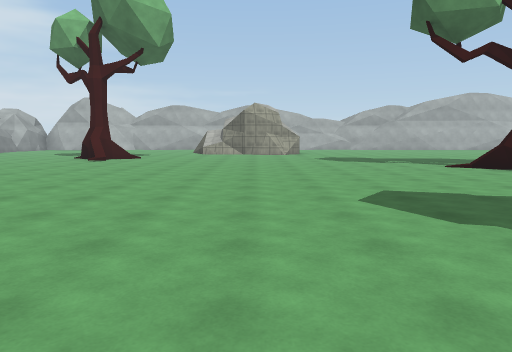
View 1 (above)

22 first-person views from a walk through a scene from a Unity 3-D project. The camera is 1.5 m above the floor, tilts 6° down and sees 70° across. The floor is counted in squares, 2 m on a side. Each view is taken from the middle of a square. On the plan, view 1 faces up. The plan holds only what a view shows up to about 11 squares ahead; the rest is blank. The place goes on beyond the plan. The player is left out. Surface patterns are stand-ins for the level's own textures.

View 2
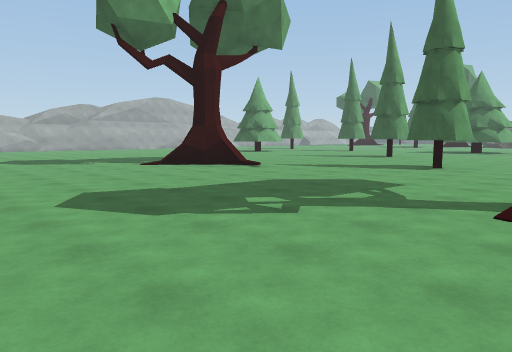

View 3
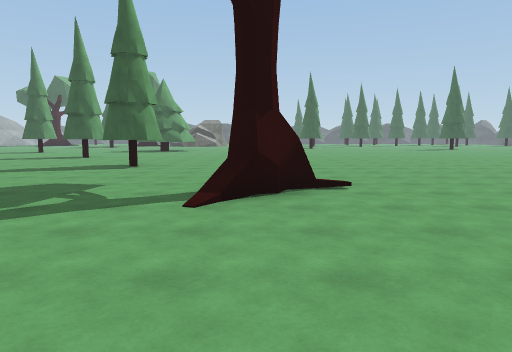

View 4
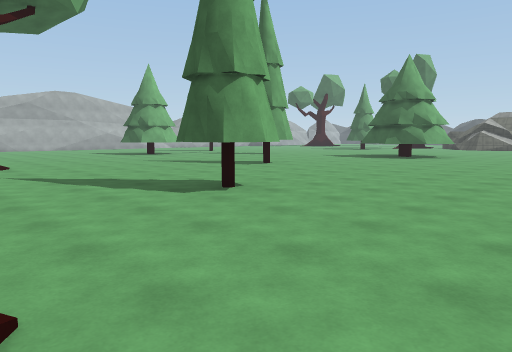

View 5
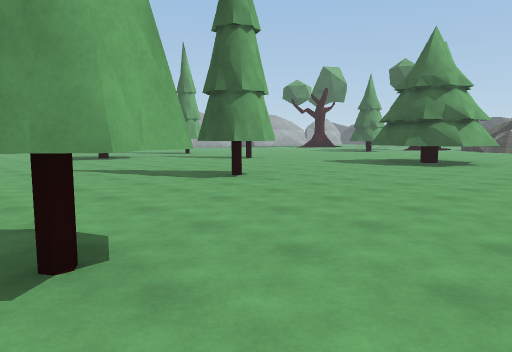

View 6
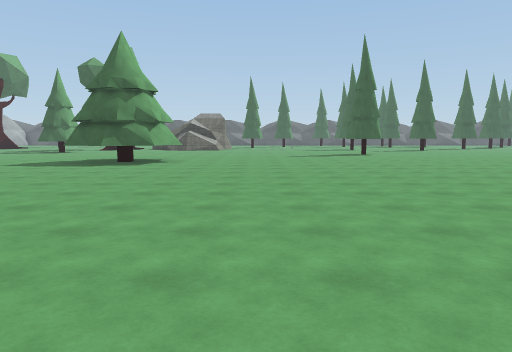

View 7
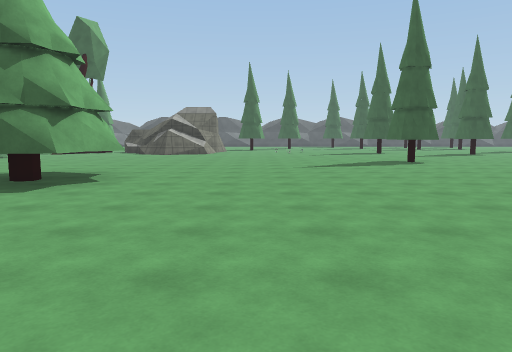

View 8
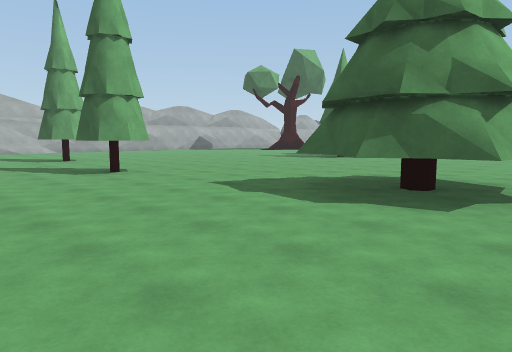

View 9
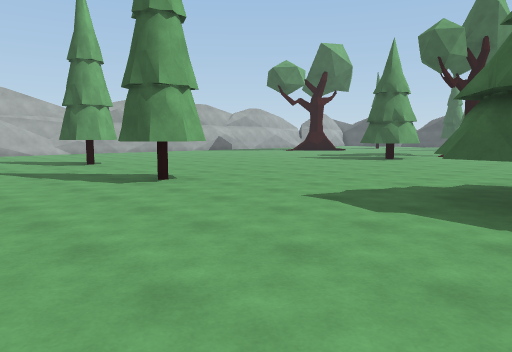

View 10
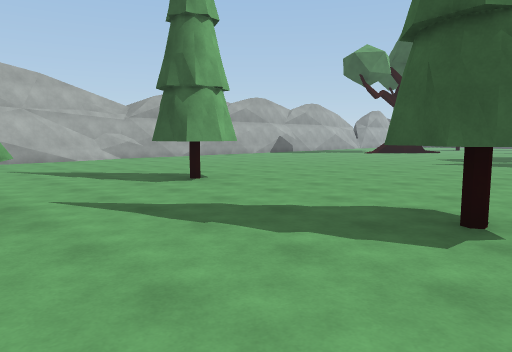

View 11
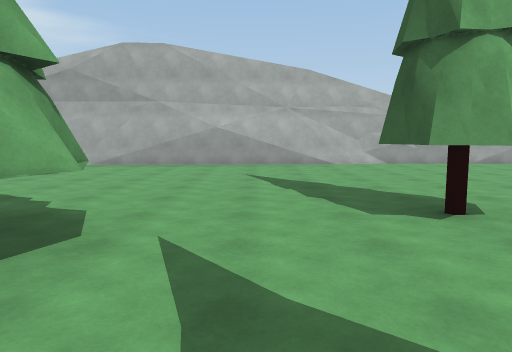

View 12
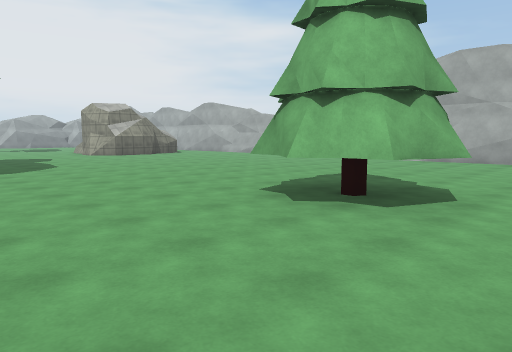

View 13
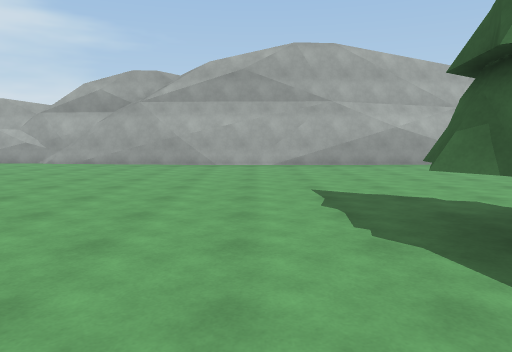

View 14
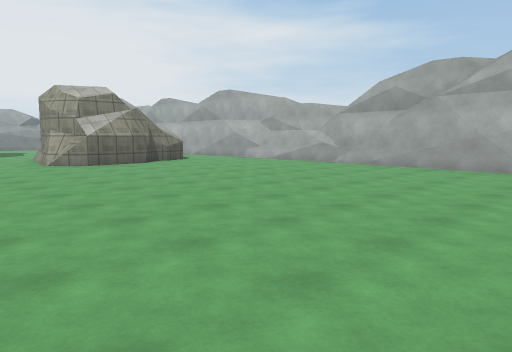

View 15
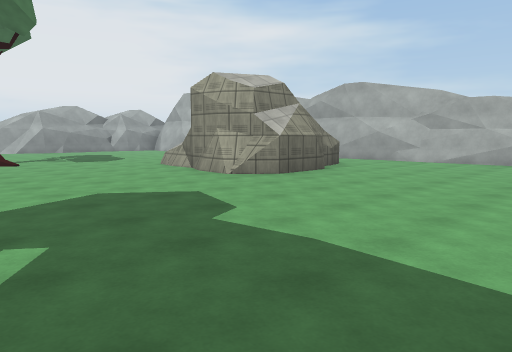

View 16
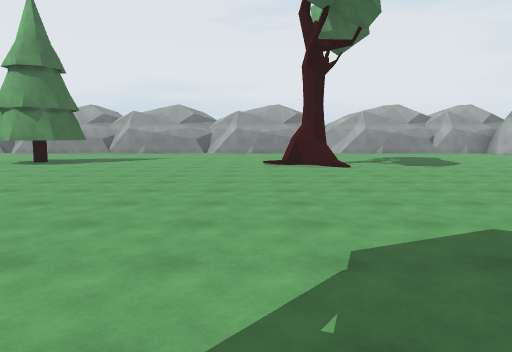

View 17
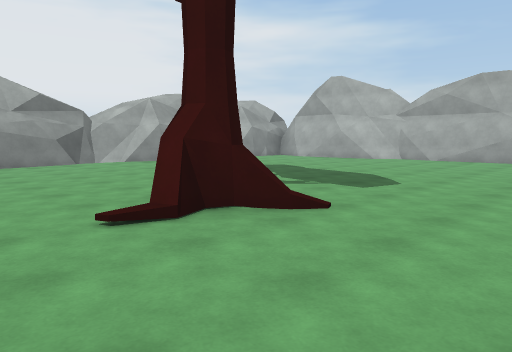

View 18
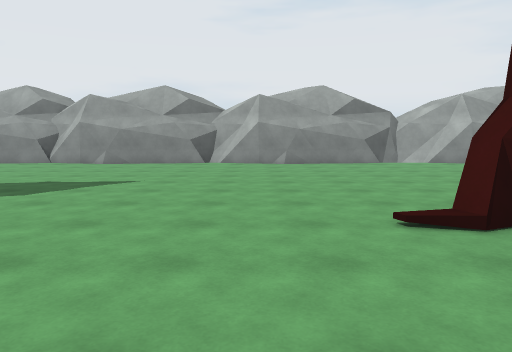

View 19
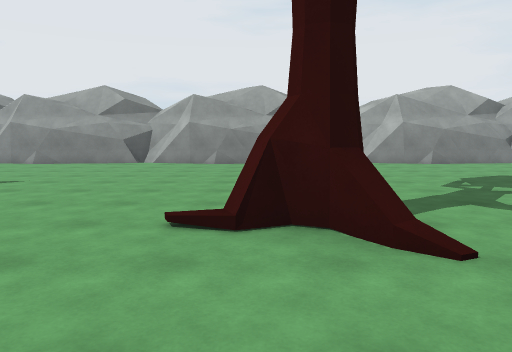

View 20
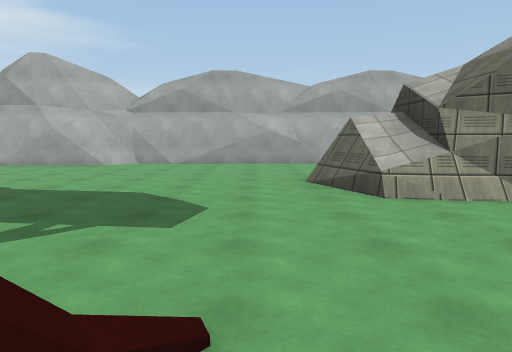

View 21
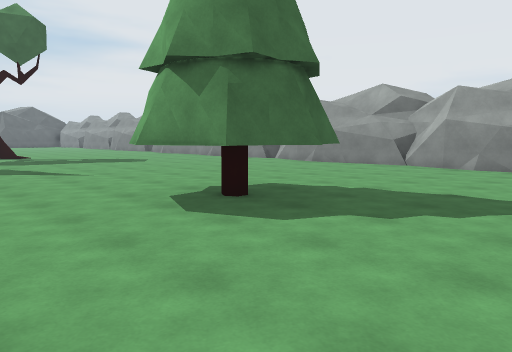

View 22
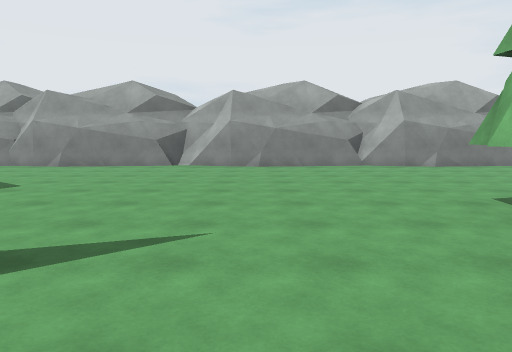

### Floor plan
Key: @ floor where view 1 was taken; # wall or solid block; . floor; / step, stairs or slope; ^ raised ledge; T tree; O other object.
Columns run from 14 left of view 1 to 26 right of it. Each row starts with its distance up from view 1.
 23      ########    ######      ##########
 22    ###.......    ........#####.........
 21     ........    ......................
 20  #  ........   #......................
 19  #.  ....../   #.....................
 18  #........./#  ##....................
 17  #..........^####.....................
 16  #............###................#.....
 15  #..........................##...#......
 14 ##..........................##...........
 13  #......TT...............................
 12  #.......T...............................
 11  #..............................##.....
 10  #..................  ..................
  9  #..................TT...................
  8  #..................TT...................
  7  #..........................#.....O......
  6  #..........................#.....OO.....
  5  #.....###.......................OOO ....
  4  #.....###..............#.........OO....
  3  #......... ...........##...............
  2  #......... ............................
  1  #.......... ...........................
  0  #.........   @....T....................
 -1  #........     .........................
 -2  #........      .......... .............
 -3  #........        ........  ............
 -4  #...   ..         .......    .........#
 -5  #..                 .....     .... ....

Where each view was taken, in squares from view 1:
view 1: 0 up, 0 right, facing up
view 2: 0 up, 0 right, facing up-right
view 3: 0 up, 0 right, facing right
view 4: 1 down, 6 right, facing up-right
view 5: 1 up, 9 right, facing up-right
view 6: 1 up, 9 right, facing right
view 7: 1 up, 14 right, facing right
view 8: 3 up, 15 right, facing up-right
view 9: 5 up, 15 right, facing up-right
view 10: 10 up, 15 right, facing up-right
view 11: 12 up, 17 right, facing up
view 12: 10 up, 17 right, facing up-left
view 13: 12 up, 12 right, facing up
view 14: 13 up, 12 right, facing up-left
view 15: 11 up, 7 right, facing up-left
view 16: 11 up, 5 right, facing left
view 17: 10 up, 2 left, facing up-left
view 18: 10 up, 2 left, facing left
view 19: 12 up, 2 left, facing left
view 20: 12 up, 4 left, facing up
view 21: 8 up, 3 left, facing down-left
view 22: 1 up, 3 left, facing left
